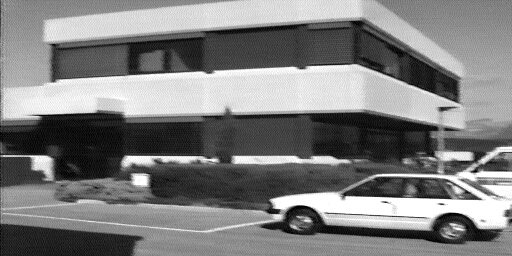
%> input picture Computer Vision 计算机视觉/HW/HW2/Source/image_1_a.jpg, 512 x 256 px
$ octave main.m   (GNU Octave 9; MATLAB toolbox functions it lacks are replaced by stand-ins)
%> lines starting %> are read from the running program, lines starting %| are printed output that depends on the picture
### Computer Vision 计算机视觉/HW/HW2/Code/feature_matching.m
function [matchedPoints1, matchedPoints2] = feature_matching(img1, img2, minQuality, maxRatio)
% If minQuality or maxRatio are not provided, use default values
if nargin < 3
    minQuality = 0.01; % Default corner quality threshold
end
if nargin < 4
    maxRatio = 0.8; % Default matching ratio threshold
end

% Convert to grayscale images
if size(img1, 3) == 3
    img1 = rgb2gray(img1);
end
if size(img2, 3) == 3
    img2 = rgb2gray(img2);
end

% Detect feature points
points1 = detectHarrisFeatures(img1, 'MinQuality', minQuality, 'FilterSize', 5);
points2 = detectHarrisFeatures(img2, 'MinQuality', minQuality, 'FilterSize', 5);

% Extract feature descriptors
[features1, validPoints1] = extractFeatures(img1, points1);
[features2, validPoints2] = extractFeatures(img2, points2);

% Match feature points
indexPairs = matchFeatures(features1, features2, 'MaxRatio', maxRatio);
matchedPoints1 = validPoints1(indexPairs(:, 1));
matchedPoints2 = validPoints2(indexPairs(:, 2));

% Visualize the initial matched points
figureHandle = figure; % Save the figure handle
showMatchedFeatures(img1, img2, matchedPoints1, matchedPoints2, 'montage');
title(['Feature Matching (minQuality=', num2str(minQuality), ', maxRatio=', num2str(maxRatio), ')']);

% Dynamically generate the file name
fileName = sprintf('feature_matching_min%.1e_max%.1e', minQuality, maxRatio);

% Save as a PNG and PDF without white borders
outputDir = './temp_results/'; % Directory to save results
if ~exist(outputDir, 'dir')
    mkdir(outputDir); % Create the directory if it does not exist
end

% Save as a PNG file
exportgraphics(figureHandle, fullfile(outputDir, [fileName, '.png']), 'Resolution', 600);

% Close the figure to avoid memory usage
close(figureHandle);
end

### Computer Vision 计算机视觉/HW/HW2/Code/normalized_eight_point.m
function F = normalized_eight_point(points1, points2)
[points1_norm, T1] = normalize_points(points1);
[points2_norm, T2] = normalize_points(points2);
A = [points2_norm(:,1).*points1_norm(:,1), points2_norm(:,1).*points1_norm(:,2), points2_norm(:,1), ...
    points2_norm(:,2).*points1_norm(:,1), points2_norm(:,2).*points1_norm(:,2), points2_norm(:,2), ...
    points1_norm(:,1), points1_norm(:,2), ones(size(points1_norm, 1), 1)];
[~, ~, V] = svd(A);
F_norm = reshape(V(:,end), [3, 3]);
[U, S, V] = svd(F_norm);
S(3,3) = 0;
F_norm = U * S * V';
F = T2' * F_norm * T1;
end

function [points_norm, T] = normalize_points(points)
centroid = mean(points);
scale = sqrt(2) / mean(sqrt(sum((points - centroid).^2, 2)));
T = [scale, 0, -scale * centroid(1); 0, scale, -scale * centroid(2); 0, 0, 1];
points_h = [points, ones(size(points, 1), 1)];
points_norm_h = (T * points_h')';
points_norm = points_norm_h(:, 1:2);
end

### Computer Vision 计算机视觉/HW/HW2/Code/visualize_epipolar_lines.m
function visualize_epipolar_lines(F, matchedPoints1, matchedPoints2, img1, img2, methodName)
% Ensure the fundamental matrix and point sets are of double type
F = double(F);
if isa(matchedPoints1, 'cornerPoints')
    points1_h = [matchedPoints1.Location, ones(size(matchedPoints1.Location, 1), 1)];
    points2_h = [matchedPoints2.Location, ones(size(matchedPoints2.Location, 1), 1)];
elseif ismatrix(matchedPoints1)
    points1_h = [matchedPoints1, ones(size(matchedPoints1, 1), 1)];
    points2_h = [matchedPoints2, ones(size(matchedPoints2, 1), 1)];
else
    error('Unsupported data type for matched points.');
end

% Compute the epipolar lines
epiLines1 = (F' * points2_h')'; % Epipolar lines for points in image 2 in image 1
epiLines2 = (F * points1_h')'; % Epipolar lines for points in image 1 in image 2

% Create a figure and visualize the matched points and epipolar lines
figureHandle = figure;
subplot(1, 2, 1);
imshow(img1); hold on; title('Epipolar Lines in First Image');
plot(points1_h(:, 1), points1_h(:, 2), 'go'); % Plot the matched points
for i = 1:size(epiLines1, 1)
    lineEq = epiLines1(i, :);
    % Check the validity of the epipolar line equation
    if any(isnan(lineEq)) || all(lineEq(1:2) == 0)
        disp(['Invalid epipolar line for point ', num2str(i)]);
        continue;
    end
    linePoints = lineToBorderPoints(lineEq, size(img1));
    % Ensure linePoints is a 1x4 matrix
    if numel(linePoints) == 4
        % Plot the epipolar line
        line([linePoints(1), linePoints(3)], [linePoints(2), linePoints(4)], 'Color', 'r', 'LineWidth', 0.5);
    else
        disp(['Invalid line points for epipolar line ', num2str(i)]);
    end
end
hold off;

subplot(1, 2, 2);
imshow(img2); hold on; title('Epipolar Lines in Second Image');
plot(points2_h(:, 1), points2_h(:, 2), 'go'); % Plot the matched points
for i = 1:size(epiLines2, 1)
    lineEq = epiLines2(i, :);
    % Check the validity of the epipolar line equation
    if any(isnan(lineEq)) || all(lineEq(1:2) == 0)
        disp(['Invalid epipolar line for point ', num2str(i)]);
        continue;
    end
    linePoints = lineToBorderPoints(lineEq, size(img2));
    % Ensure linePoints is a 1x4 matrix
    if numel(linePoints) == 4
        % Plot the epipolar line
        line([linePoints(1), linePoints(3)], [linePoints(2), linePoints(4)], 'Color', 'r', 'LineWidth', 0.5);
    else
        disp(['Invalid line points for epipolar line ', num2str(i)]);
    end
end
hold off;

% Dynamically generate the file name
fileName = sprintf('epilines_%s', methodName);

% Save the file
outputDir = './temp_results/'; % Directory to save results
if ~exist(outputDir, 'dir')
    mkdir(outputDir); % Create the directory if it does not exist
end

% Save as a PNG file
savePath = fullfile(outputDir, [fileName, '.png']);
exportgraphics(figureHandle, savePath, 'Resolution', 600);

% Close the figure to avoid memory usage
close(figureHandle);

end

### Computer Vision 计算机视觉/HW/HW2/Code/main.m
clc;
clear;

% Load images
img1 = imread('./Source/image_1_a.jpg');
%> img1 is the input picture: size 256x512x3 uint8; min 0, max 255, mean 125.9
img2 = imread('./Source/image_1_b.jpg');
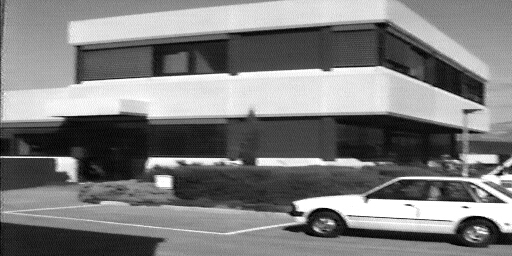
%> input picture Computer Vision 计算机视觉/HW/HW2/Source/image_1_b.jpg, 512 x 256 px
%> img2 is the input picture: size 256x512x3 uint8; min 0, max 255, mean 125.6

% Feature detection and matching
[matchedPoints1, matchedPoints2] = feature_matching(img1, img2);
%> in feature_matching, `points1 = detectHarrisFeatures(img1, 'MinQuality', minQuality, 'Filter..`: points1 = 253 points; strongest (x, y): (473, 172), (481, 200), (272, 201), (280, 211), (444, 205)
%> in feature_matching, `points2 = detectHarrisFeatures(img2, 'MinQuality', minQuality, 'Filter..`: points2 = 281 points; strongest (x, y): (497, 175), (468, 208), (295, 203), (303, 214), (411, 206)
%> in feature_matching, `[features1, validPoints1] = extractFeatures(img1, points1);`: validPoints1 = 105 points; strongest (x, y): (347, 197), (434, 156), (441, 109), (127, 157), (133, 175)
%> in feature_matching, `[features2, validPoints2] = extractFeatures(img2, points2);`: validPoints2 = 95 points; strongest (x, y): (150, 159), (65, 118), (258, 160), (330, 71), (241, 163)
%> in feature_matching, `indexPairs = matchFeatures(features1, features2, 'MaxRatio', maxRatio);`: indexPairs = 56 rows, first 12: [3 15; 4 16; 5 18; 6 19; 7 20; 9 21; 10 22; 12 23; 13 24; 14 25; 15 28; 16 27]
%> in feature_matching, `matchedPoints1 = validPoints1(indexPairs(:, 1));`: matchedPoints1 = 56 points; strongest (x, y): (127, 157), (133, 175), (155, 161), (234, 157), (218, 161)
%> in feature_matching, `matchedPoints2 = validPoints2(indexPairs(:, 2));`: matchedPoints2 = 56 points; strongest (x, y): (150, 159), (258, 160), (330, 71), (241, 163), (157, 177)
%> in feature_matching, `title(['Feature Matching (minQuality=', num2str(minQuality), ', maxRat..`:
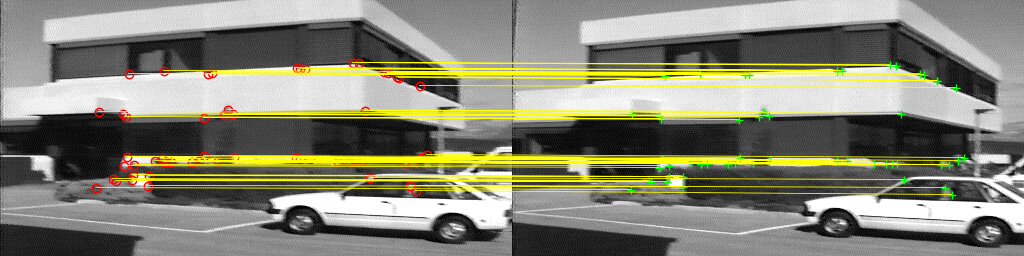
%> figure redrawn from the program's plot data; its title reads 'Feature Matching (minQuality=0.01, maxRatio=0.8)'

% Check the number of matched points
if size(matchedPoints1, 1) < 7
    error('Not enough matched points. At least 7 matches are required.');
end

% Fundamental matrix computation
if size(matchedPoints1, 1) == 7
    % 7-point algorithm
    F_initial = seven_point_algorithm(matchedPoints1.Location, matchedPoints2.Location);
    visualize_epipolar_lines(F_initial, matchedPoints1, matchedPoints2, img1, img2, '7-point');
    disp('7-point algorithm result:');
elseif size(matchedPoints1, 1) >= 8
    % Normalized 8-point algorithm
    F_initial = normalized_eight_point(matchedPoints1.Location, matchedPoints2.Location);
%> in normalize_points, `centroid = mean(points);`: centroid = [254.1 135.6]
%> in normalize_points, `scale = sqrt(2) / mean(sqrt(sum((points - centroid).^2, 2)));`: scale = 0.013
%> in normalize_points, `T = [scale, 0, -scale * centroid(1); 0, scale, -scale * centroid(2); 0..`: T = [0.013 0 -3.3; 0 0.013 -1.76; 0 0 1]
%> in normalize_points, `points_norm_h = (T * points_h')';`: points_norm_h = 56 rows, first 12: [-2.05 0.681 1; -2.01 -0.306 1; -1.83 0.564 1; -1.79 0.59 1; -1.7 -0.28 1; -1.69 0.395 1; -1.66 -0.241 1; -1.65 0.278 1; -1.62 -0.8 1; -1.59 0.577 1; -1.57 0.512 1; -1.56 0.382 1]
%> in normalize_points, `points_norm = points_norm_h(:, 1:2);`: points_norm = 56 rows, first 12: [-2.05 0.681; -2.01 -0.306; -1.83 0.564; -1.79 0.59; -1.7 -0.28; -1.69 0.395; -1.66 -0.241; -1.65 0.278; -1.62 -0.8; -1.59 0.577; -1.57 0.512; -1.56 0.382]
%> in normalized_eight_point, `[points1_norm, T1] = normalize_points(points1);`: points1_norm has the same summary as points_norm in normalize_points; T1 = [0.013 0 -3.3; 0 0.013 -1.76; 0 0 1]
%> in normalize_points (call 2), `points_norm_h = (T * points_h')';`: points_norm_h = 56 rows, first 12: [-2.06 0.675 1; -2.04 -0.307 1; -1.82 0.559 1; -1.8 0.572 1; -1.69 -0.281 1; -1.69 0.391 1; -1.67 -0.242 1; -1.66 0.275 1; -1.62 -0.798 1; -1.59 0.572 1; -1.57 0.507 1; -1.57 0.365 1]
%> in normalize_points (call 2), `points_norm = points_norm_h(:, 1:2);`: points_norm = 56 rows, first 12: [-2.06 0.675; -2.04 -0.307; -1.82 0.559; -1.8 0.572; -1.69 -0.281; -1.69 0.391; -1.67 -0.242; -1.66 0.275; -1.62 -0.798; -1.59 0.572; -1.57 0.507; -1.57 0.365]
%> in normalized_eight_point, `[points2_norm, T2] = normalize_points(points2);`: points2_norm has the same summary as points_norm in normalize_points; T2 = [0.0129 0 -3.59; 0 0.0129 -1.78; 0 0 1]
%> in normalized_eight_point, `[~, ~, V] = svd(A);`: V = [-0.917 0.166 -0.12 -0.072 -0.334 0.0195 0.000498 -0.00242 -0.000534; 0.0602 -0.093 -0.654 0.247 -0.0267 -0.0131 -0.493 -0.492 0.113; -0.149 -0.682 0.0564 -0.0676 0.0692 0.00449 0.475 -0.508 -0.126; 0.056 -0.0926 -0.65 0.248 -0.0238 -0.044 0.496 0.492 -0.114; -0.0991 0.00921 0.12 0.247 0.125 -0.948 -0.0173 -0.0121 0.00698; -0.00928 0.0671 -0.237 -0.588 0.262 -0.145 0.169 -0.014 0.689; -0.15 -0.682 0.0521 -0.0729 0.0654 0.00836 -0.477 0.508 0.124; -0.00877 0.0696 -0.238 -0.591 0.264 -0.15 -0.169 0.00744 -0.684; -0.312 0.124 0.0349 0.326 0.851 0.235 -0.000395 0.00352 6.31e-06]
%> in normalized_eight_point, `F_norm = reshape(V(:,end), [3, 3]);`: F_norm = [-0.000534 -0.114 0.124; 0.113 0.00698 -0.684; -0.126 0.689 6.31e-06]
%> in normalized_eight_point, `[U, S, V] = svd(F_norm);`: U = [0.22 0.0888 -0.971; -0.418 -0.891 -0.176; -0.882 0.444 -0.159]; S = [0.711 0 0; 0 0.703 0; 0 0 0.000606]; V = [0.0892 -0.223 0.971; -0.894 0.413 0.177; 0.44 0.883 0.163]
%> in normalized_eight_point, `F_norm = U * S * V';`: F_norm = [3.78e-05 -0.114 0.124; 0.113 0.007 -0.684; -0.126 0.689 2.2e-05]
%> in normalized_eight_point, `F = T2' * F_norm * T1;`: F = [6.34e-09 -1.92e-05 0.0042; 1.9e-05 1.17e-06 -0.0138; -0.00426 0.0141 -0.0616]
%> F_initial has the same summary as F in normalized_eight_point
    visualize_epipolar_lines(F_initial, matchedPoints1, matchedPoints2, img1, img2, 'normalized_8-point');
%> the run ends on the next line
